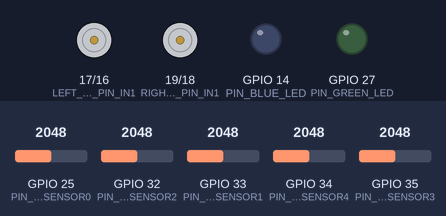
This program was run on a simulated ESP32. Parts: motor-driver pin pairs drawn as motors (green arrow = first pin HIGH = forward, orange = second pin HIGH = backward, longer = more drive, scaled by the enable pin), output pins drawn as LEDs (lit = HIGH). The test bench sets the inputs (shaded band); at power-on: GPIO 25 (PIN_IR_SENSOR0) = 2048, GPIO 32 (PIN_IR_SENSOR2) = 2048, GPIO 33 (PIN_IR_SENSOR1) = 2048, GPIO 34 (PIN_IR_SENSOR4) = 2048, GPIO 35 (PIN_IR_SENSOR3) = 2048 (analog values on the 0–4095 scale).

Above: at 0.1 s.
At 8.1 s:
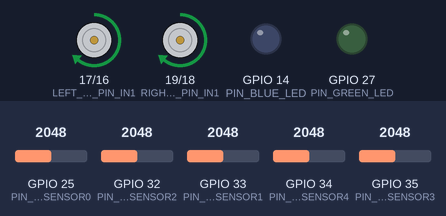
Timing chart, 0 to 9.6 s (numbered marks = the images above):
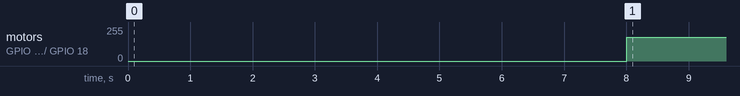

The program:

main.cpp
```cpp
#include <Arduino.h>
#include "config.h"
#include <Engine.h>
#include <IRSensorsManager.h>
#include <PID.h>
#include <LedRGB.h>

// Handle da Task principal
TaskHandle_t xRaceTaskHandle = NULL;

// Protótipo da Task
void vRaceTask(void *params);

// Instâncias dos Módulos
const uint8_t ir_sensors_pins[] = {PIN_IR_SENSOR0, PIN_IR_SENSOR1, PIN_IR_SENSOR2, PIN_IR_SENSOR3, PIN_IR_SENSOR4};
const int8_t ir_sensors_weights[] = {WEIGHT_IR_SENSOR0, WEIGHT_IR_SENSOR1, WEIGHT_IR_SENSOR2, WEIGHT_IR_SENSOR3, WEIGHT_IR_SENSOR4};
IRSensorsManager ir_sensors_manager{ir_sensors_pins, ir_sensors_weights};

LedRGB led_rgb{PIN_RED_LED, PIN_BLUE_LED, PIN_GREEN_LED, RED_LED_CHANNEL, BLUE_LED_CHANNEL, GREEN_LED_CHANNEL};

Engine left_engine{LEFT_ENGINE_PIN_IN1, LEFT_ENGINE_PIN_IN2, LEFT_ENGINE_PIN_EN, LEFT_ENGINE_CHANNEL};
Engine right_engine{RIGHT_ENGINE_PIN_IN1, RIGHT_ENGINE_PIN_IN2, RIGHT_ENGINE_PIN_EN, RIGHT_ENGINE_CHANNEL};

PID pid{KP, KI, KD};

void setup()
{
  Serial.begin(11500);
  analogReadResolution(10);

  // Criação da Task do Race (Core 0, Prioridade 3)
  xTaskCreatePinnedToCore(vRaceTask, "RACE", 4096, NULL, 3, &xRaceTaskHandle, 0);
}

void loop()
{
  vTaskDelete(NULL);
}

void vRaceTask(void *params)
{
  int16_t base_speed = ENGINE_BASE_SPEED;

  TickType_t start_calib = xTaskGetTickCount();
  TickType_t duration_calib = pdMS_TO_TICKS(5000);

  while ((xTaskGetTickCount() - start_calib) < duration_calib)
  {
    ir_sensors_manager.calibrate();
    vTaskDelay(pdMS_TO_TICKS(10)); // Lê continuamente
  }

  vTaskDelay(pdMS_TO_TICKS(3000));

  TickType_t last_time = xTaskGetTickCount();

  while (true)
  {
    // Calcula o tempo transcorrido entre as execuções (delta em ms)
    TickType_t now = xTaskGetTickCount();
    float delta = (now - last_time) * portTICK_PERIOD_MS;
    last_time = now;

    // Calcula o erro
    float error = ir_sensors_manager.calc_error();

    // Tratamento de perda extrema de linha
    if (error == 5.0f)
    {
      left_engine.change_speed(255);
      right_engine.change_speed(-200); // Puxa para trás
      vTaskDelay(pdMS_TO_TICKS(10));
      continue;
    }
    else if (error == -5.0f)
    {
      left_engine.change_speed(-200); // Puxa para trás
      right_engine.change_speed(255);
      vTaskDelay(pdMS_TO_TICKS(10));
      continue;
    }

    // Cálculo do PID e aplicação da velocidade
    float correction = pid.compute(error, delta);

    int16_t left_speed = base_speed + (int16_t)correction;
    int16_t right_speed = base_speed - (int16_t)correction;

    left_engine.change_speed(left_speed);
    right_engine.change_speed(right_speed);

    // Período do loop (~500Hz)
    vTaskDelay(pdMS_TO_TICKS(2));
  }

  vTaskDelete(NULL);
}
```

config.h
```cpp
// Evitar GPIOs 0, 2, 5, 12 e 15

#define NUMBER_OF_SENSORS 5

#define PIN_IR_SENSOR0 25
#define PIN_IR_SENSOR1 33
#define PIN_IR_SENSOR2 32
#define PIN_IR_SENSOR3 35
#define PIN_IR_SENSOR4 34

#define LEFT_ENGINE_PIN_EN 4
#define LEFT_ENGINE_PIN_IN1 17
#define LEFT_ENGINE_PIN_IN2 16
#define RIGHT_ENGINE_PIN_EN 21
#define RIGHT_ENGINE_PIN_IN1 19
#define RIGHT_ENGINE_PIN_IN2 18

#define PIN_BTN_TOGGLE_RACE 23
#define PIN_BTN_TOGGLE_IR_SENSORS_CALIBRATION 22
//#define PIN_BTN_TOGGLE_ENGINES_TEST 15

#define PIN_RED_LED 13
#define PIN_BLUE_LED 14
#define PIN_GREEN_LED 27

#define RED_LED_CHANNEL 0
#define BLUE_LED_CHANNEL 1
#define GREEN_LED_CHANNEL 2

#define LEFT_ENGINE_CHANNEL 3
#define RIGHT_ENGINE_CHANNEL 4

#define ENGINE_BASE_SPEED 180

#define KP 600
#define KI 0
#define KD 1.5

#define WEIGHT_IR_SENSOR0 -2
#define WEIGHT_IR_SENSOR1 -1
#define WEIGHT_IR_SENSOR2 0
#define WEIGHT_IR_SENSOR3 1
#define WEIGHT_IR_SENSOR4 2

#define BUTTONS_DEBOUNCE_MS 200

#define CALIBRATION_DURATION_MS 5000

#define ENGINES_TEST_DURATION_MS 6000
```

Measured:
- by itself, motor on GPIO 17 (LEFT_ENGINE_PIN_IN1) / GPIO 16 (LEFT_ENGINE_PIN_IN2), motor on GPIO 19 (RIGHT_ENGINE_PIN_IN1) / GPIO 18 (RIGHT_ENGINE_PIN_IN2): stopped → forward 179/255 at 8.0 s
